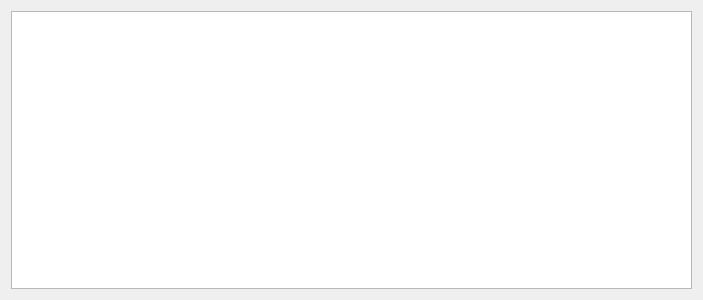
<?xml version="1.0" encoding="UTF-8"?>
<ui version="4.0">
 <class>BuildHistoryDialog</class>
 <widget class="QDialog" name="BuildHistoryDialog">
  <property name="geometry">
   <rect>
    <x>0</x>
    <y>0</y>
    <width>703</width>
    <height>300</height>
   </rect>
  </property>
  <property name="windowTitle">
   <string>Build history</string>
  </property>
  <layout class="QGridLayout" name="gridLayout">
   <item row="0" column="0">
    <widget class="QTreeView" name="treeView"/>
   </item>
  </layout>
 </widget>
 <resources/>
 <connections/>
</ui>
